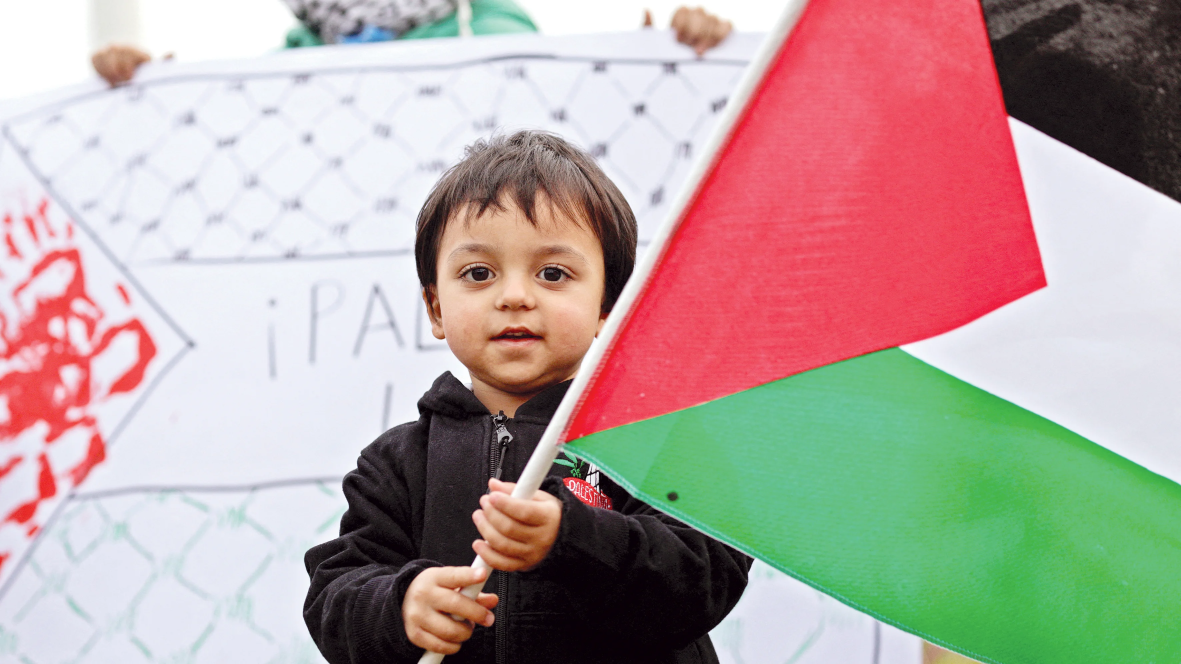
#> input picture person3.jpg, 3543 x 1992 px (shown at 1/3 size)
$ python main.py
#> lines starting #> are read from the running program, lines starting #| are printed output that depends on the picture; after the words box and inside, x2 and y2 are one past the last pixel; in counts of white or black regions, pixels touching at a corner belong together
import cv2

path="person3.jpg"
image=cv2.imread(path)
#> image is the input picture: shape (1992, 3543, 3); mean B, G, R 158.8, 164.3, 180.5

ratio=500/image.shape[1]
#> ratio = 0.141
dim=(500,int(image.shape[0]*ratio))
#> dim = (500, 281)
image=cv2.resize(image,dim,interpolation=cv2.INTER_AREA)
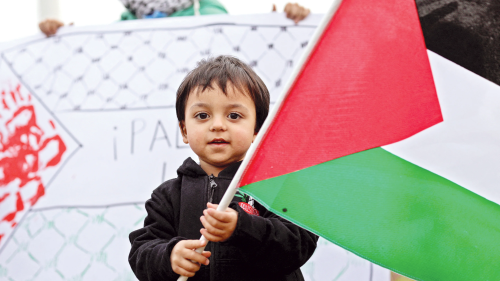
#> image: shape (281, 500, 3); mean B, G, R 158.8, 164.3, 180.5

grey= cv2.cvtColor(image,cv2.COLOR_BGR2GRAY)
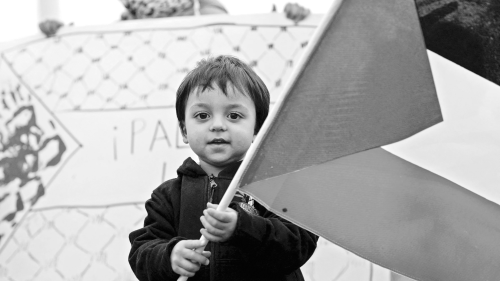
#> grey: shape (281, 500); min 3, max 255, mean 168.5

facefile_detect= cv2.CascadeClassifier("haarcascade_frontalface_alt.xml")
faces = facefile_detect.detectMultiScale(grey,scaleFactor=1.1,minNeighbors=5)
#> faces = [[177, 81, 84, 84]]

eyesfile_detect= cv2.CascadeClassifier("haarcascade_eye.xml")
nosefile_detect= cv2.CascadeClassifier("haarcascade_mcs_nose.xml")


for(x,y,w,h) in faces:

    cv2.rectangle(image, (x,y), (x+w,y+h),(255,0,0),3)
    rectangle_face=image[y:y+h,x:x+w]
    grey_rectangle_face=grey[y:y+h,x:x+w]
    eyes=eyesfile_detect.detectMultiScale(grey_rectangle_face,scaleFactor=1.2,minNeighbors=3)
    nose=nosefile_detect.detectMultiScale(grey_rectangle_face,scaleFactor=3,minNeighbors=3)

    for(ex,ey,ew,eh) in eyes:
         for(nx,ny,nw,nh) in nose:
             if(ny > ey):
                cv2.rectangle(rectangle_face,(nx,ny),(nx+nw,ny+nh),(0,255,0),1)
                cv2.rectangle(rectangle_face,(ex,ey),(ex+ew,ey+eh),(0,0,255),1)
#> this loop made 1 pass
#> (x, y, w, h, eyes, nose) on pass 1: (177, 81, 84, 84, [[14, 23, 23, 23], [45, 23, 23, 23]], [[32, 39, 18, 15]])
#> pass 1, `rectangle_face=image[y:y+h,x:x+w]`:
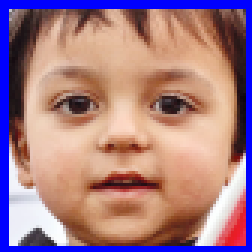
#> rectangle_face: shape (84, 84, 3) (shown 3 times larger); mean B, G, R 134.4, 124.1, 164.7
#> pass 1, `grey_rectangle_face=grey[y:y+h,x:x+w]`:
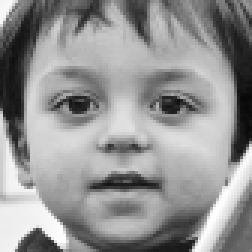
#> grey_rectangle_face: shape (84, 84) (shown 3 times larger); min 8, max 254, mean 147.5
#> after the loop:
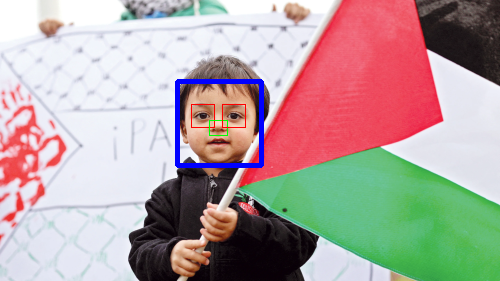
#> image: shape (281, 500, 3); 1.36% of pixels changed, all inside (x1, y1, x2, y2) = (175, 79, 264, 168)
#> after the loop:
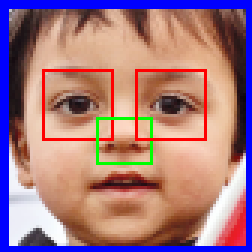
#> rectangle_face: shape (84, 84, 3) (shown 3 times larger); 3.49% of pixels changed, all inside (x1, y1, x2, y2) = (14, 23, 69, 55)


cv2.imshow('Detections ', image)
cv2.waitKey(0)

$ run again, with person1.jpg copied over person3.jpg
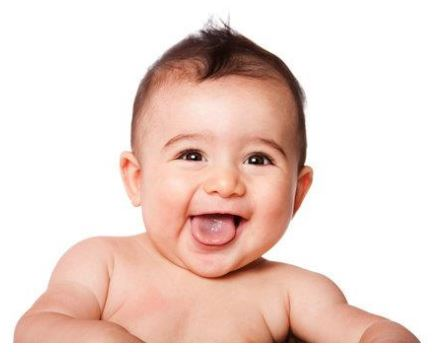
#> input picture person1.jpg, 438 x 352 px
#> image is the input picture: shape (352, 438, 3); mean B, G, R 207.7, 215.5, 237.1
#> faces = [[145, 93, 215, 215]]
#> the loop `for(x,y,w,h) in faces: ` made 1 pass
#> (x, y, w, h, eyes, nose) on pass 1: (145, 93, 215, 215, [[52, 65, 38, 38], [125, 66, 46, 46]], [[85, 100, 54, 45]])
#> pass 1, `grey_rectangle_face=grey[y:y+h,x:x+w]`:
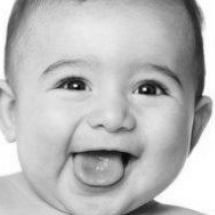
#> grey_rectangle_face: shape (215, 215); min 8, max 255, mean 185.6
#> after the loop `for(x,y,w,h) in faces:`:
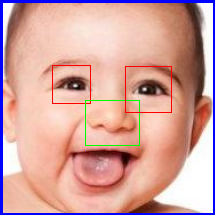
#> rectangle_face: shape (215, 215, 3); mean B, G, R 157.8, 163, 210.7

$ run again, with person2.jpg copied over person3.jpg
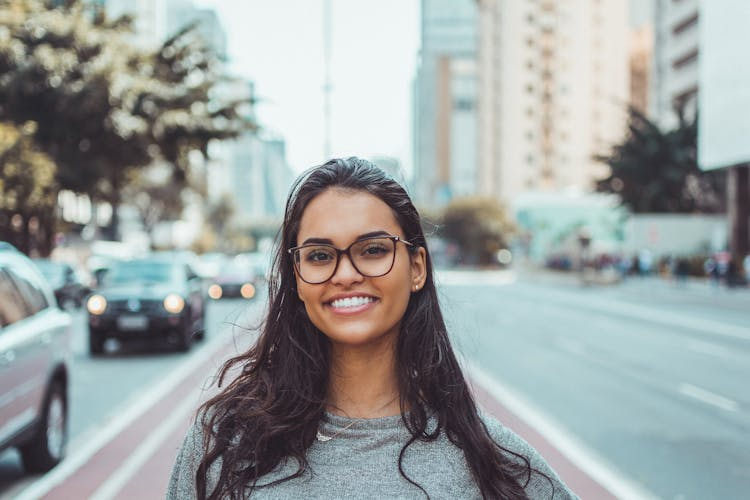
#> input picture person2.jpg, 750 x 500 px
#> image is the input picture: shape (500, 750, 3); mean B, G, R 161.3, 162.3, 156.3
#> faces = [[185, 130, 94, 94]]
#> the loop `for(x,y,w,h) in faces: ` made 1 pass
#> (x, y, w, h, eyes, nose) on pass 1: (185, 130, 94, 94, [[52, 26, 21, 21], [17, 30, 21, 21]], [[36, 50, 18, 15]])
#> pass 1, `grey_rectangle_face=grey[y:y+h,x:x+w]`:
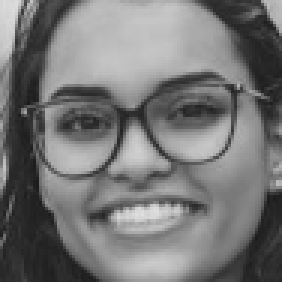
#> grey_rectangle_face: shape (94, 94) (shown 3 times larger); min 26, max 222, mean 118
#> after the loop `for(x,y,w,h) in faces:`:
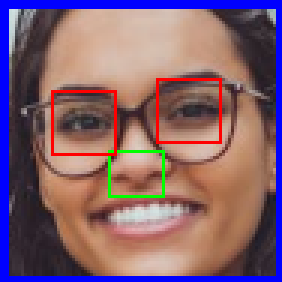
#> rectangle_face: shape (94, 94, 3) (shown 3 times larger); mean B, G, R 111.2, 97.8, 130.5

$ run again, with person4.jpg copied over person3.jpg
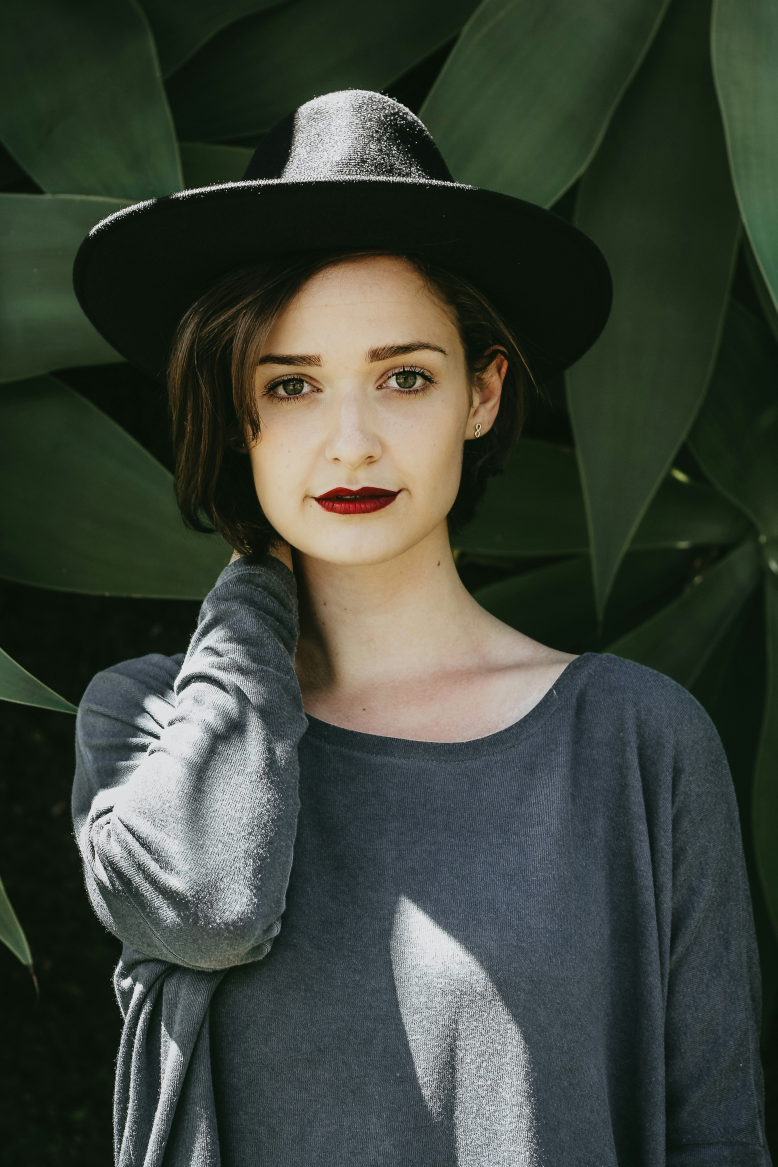
#> input picture person4.jpg, 3888 x 5833 px (shown at 1/5 size)
#> image is the input picture: shape (5833, 3888, 3); mean B, G, R 58, 67.8, 60.9
#> faces = [[133, 173, 193, 193]]
#> the loop `for(x,y,w,h) in faces: ` made 1 pass
#> (x, y, w, h, eyes, nose) on pass 1: (133, 173, 193, 193, [[33, 56, 40, 40], [103, 47, 49, 49]], [[65, 94, 54, 45]])
#> pass 1, `grey_rectangle_face=grey[y:y+h,x:x+w]`:
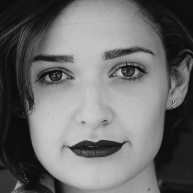
#> grey_rectangle_face: shape (193, 193); min 11, max 204, mean 107.7
#> after the loop `for(x,y,w,h) in faces:`:
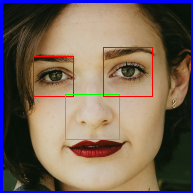
#> rectangle_face: shape (193, 193, 3); mean B, G, R 90, 102.1, 119.6
